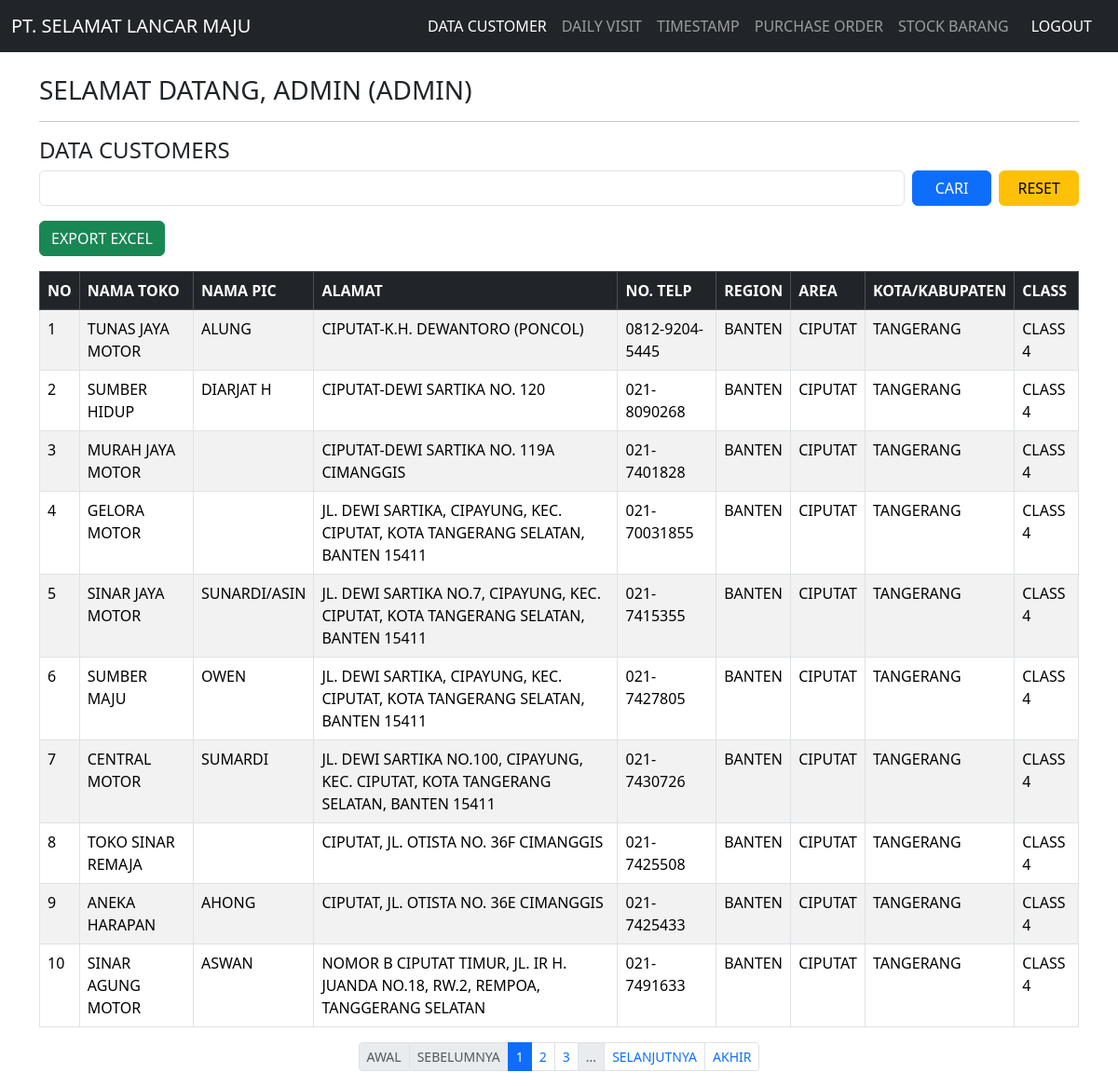
/customers.php (signed in), run on the app's committed database.
### tables this page shows
CREATE TABLE `customers` (
  `id` int(11) NOT NULL,
  `nama_toko` varchar(100) NOT NULL,
  `nama_pic` varchar(100) NOT NULL,
  `alamat` text NOT NULL,
  `no_telp` varchar(20) NOT NULL,
  `region` varchar(50) NOT NULL,
  `area` varchar(50) NOT NULL,
  `kota_kabupaten` varchar(100) NOT NULL,
  `class` enum('1','2','3','4','5','6') NOT NULL,
  `created_at` timestamp NOT NULL DEFAULT current_timestamp()
);

### customers.php (the view, shortened to what this page needs)
<?php
include 'config.php';
$username = $_SESSION['username'];
$role     = $_SESSION['role'];
$limit = 10;
$page = isset($_GET['page']) ? (int)$_GET['page'] : 1;
$offset = ($page - 1) * $limit;
$search = isset($_GET['search']) ? trim($_GET['search']) : '';
$where  = "";
$params = [];
$types  = "";
if ($where != "") {
    $stmt = $conn->prepare("SELECT COUNT(*) as total FROM customers $where");
    $stmt->bind_param($types, ...$params);
    $stmt->execute();
    $total_result = $stmt->get_result();
} else {
    $total_result = $conn->query("SELECT COUNT(*) as total FROM customers");
}
$total_data  = $total_result->fetch_assoc()['total'];
$total_pages = ceil($total_data / $limit);
if ($where != "") {
    $sql  = "SELECT * FROM customers $where ORDER BY id DESC LIMIT ? OFFSET ?";
    $stmt = $conn->prepare($sql);
    $params[] = $limit;
    $params[] = $offset;
    $types   .= "ii";
    $stmt->bind_param($types, ...$params);
    $stmt->execute();
    $result = $stmt->get_result();
} else {
    $stmt = $conn->prepare("SELECT * FROM customers ORDER BY id DESC LIMIT ? OFFSET ?");
    $stmt->bind_param("ii", $limit, $offset);
    $stmt->execute();
    $result = $stmt->get_result();
}
?>
<!DOCTYPE html>
<html lang="id">
<head>
  <link href="https://cdn.jsdelivr.net/npm/bootstrap@5.3.8/dist/css/bootstrap.min.css" rel="stylesheet">
</head>
<body>
  <nav class="navbar navbar-expand-lg navbar-dark bg-dark">
    <div class="container-fluid">
      <a class="navbar-brand" href="customers.php">PT. SELAMAT LANCAR MAJU</a>
      <div class="collapse navbar-collapse" id="navbarNav">
        <ul class="navbar-nav ms-auto">
            <li class="nav-item"><a class="nav-link active" href="customers.php">DATA CUSTOMER</a></li>
            <li class="nav-item"><a class="nav-link" href="daily_visit.php">DAILY VISIT</a></li>
            <li class="nav-item"><a class="nav-link" href="timestamp.php">TIMESTAMP</a></li>
            <li class="nav-item"><a class="nav-link" href="purchase_order.php">PURCHASE ORDER</a></li>
            <li class="nav-item"><a class="nav-link" href="#">STOCK BARANG</a></li>
            <li class="nav-item">
                <a class="nav-link text-white btn btn-sm btn-danger px-3" href="logout.php">LOGOUT</a>
            </li>
        </ul>
      </div>
    </div>
  </nav>
  <div class="container mt-4">
    <h3>SELAMAT DATANG, <?= $username ?> (<?= $role ?>)</h3>
    <hr>
    <h4 id="customers">DATA CUSTOMERS</h4>
    <form method="GET" class="row g-2 mb-3">
        <div class="col-md-10">
            <input type="text" name="search" value="<?= htmlspecialchars($search) ?>" class="form-control" style="text-transform: uppercase;">
        </div>
        <div class="col">
            <button type="submit" class="btn btn-primary w-100">CARI</button>
        </div>
        <div class="col">
            <a href="customers.php" class="btn btn-warning w-100">RESET</a>
        </div>
      </form>
      <div class="col">
          <a href="customers.php?export=excel&search=<?= urlencode($search) ?>" class="btn btn-success">EXPORT EXCEL</a>
      </div>
    <div class="table-responsive">
      <table class="table table-bordered table-striped mt-3">
        <thead class="table-dark">
          <tr>
            <th>NO</th>
            <th>NAMA TOKO</th>
            <th>NAMA PIC</th>
            <th>ALAMAT</th>
            <th>NO. TELP</th>
            <th>REGION</th>
            <th>AREA</th>
            <th>KOTA/KABUPATEN</th>
            <th>CLASS</th>
          </tr>
        </thead>
        <tbody>
          <?php
          if ($result->num_rows > 0):
              $no = $offset + 1;
              while($row = $result->fetch_assoc()): ?>
              <tr>
                <td><?= $no++ ?></td>
                <td><?= $row['nama_toko'] ?></td>
                <td><?= $row['nama_pic'] ?></td>
                <td><?= $row['alamat'] ?></td>
                <td><?= $row['no_telp'] ?></td>
                <td><?= $row['region'] ?></td>
                <td><?= $row['area'] ?></td>
                <td><?= $row['kota_kabupaten'] ?></td>
                <td>CLASS <?= $row['class'] ?></td>
              </tr>
          <?php
              endwhile;
          else: ?>
            <tr>
              <td colspan="9" class="text-center">TIDAK ADA DATA.</td>
            </tr>
          <?php endif; ?>
        </tbody>
      </table>
    </div>
    <nav aria-label="Page navigation">
      <ul class="pagination pagination-sm justify-content-center flex-wrap">
        <li class="page-item <?= ($page <= 1) ? 'disabled' : '' ?>">
          <a class="page-link" href="?page=1<?= ($search ? "&search=" . urlencode($search) : "") ?>">AWAL</a>
        </li>
        <li class="page-item <?= ($page <= 1) ? 'disabled' : '' ?>">
          <a class="page-link" href="?page=<?= $page - 1 ?><?= ($search ? "&search=" . urlencode($search) : "") ?>">SEBELUMNYA</a>
        </li>
        <?php
        $range = 2;
        $start = max(1, $page - $range);
        $end   = min($total_pages, $page + $range);
        for ($i = $start; $i <= $end; $i++): ?>
          <li class="page-item <?= ($i == $page) ? 'active' : '' ?>">
            <a class="page-link" href="?page=<?= $i ?><?= ($search ? "&search=" . urlencode($search) : "") ?>"><?= $i ?></a>
          </li>
        <?php endfor;
        if ($end < $total_pages) {
            echo '<li class="page-item disabled"><span class="page-link">...</span></li>';
        }
        ?>
        <li class="page-item <?= ($page >= $total_pages) ? 'disabled' : '' ?>">
          <a class="page-link" href="?page=<?= $page + 1 ?><?= ($search ? "&search=" . urlencode($search) : "") ?>">SELANJUTNYA</a>
        </li>
        <li class="page-item <?= ($page >= $total_pages) ? 'disabled' : '' ?>">
          <a class="page-link" href="?page=<?= $total_pages ?><?= ($search ? "&search=" . urlencode($search) : "") ?>">AKHIR</a>
        </li>
      </ul>
    </nav>
  </div>
</body>
</html>

### data on the page
customers: nama_toko "TUNAS JAYA MOTOR", nama_pic "ALUNG", alamat "CIPUTAT-K.H. DEWANTORO (PONCOL)", no_telp "0812-9204-5445", region "BANTEN", area "CIPUTAT", kota_kabupaten "TANGERANG", class "4"
customers: nama_toko "SUMBER HIDUP", nama_pic "DIARJAT H", alamat "CIPUTAT-DEWI SARTIKA NO. 120", no_telp "021-8090268", region "BANTEN", area "CIPUTAT", kota_kabupaten "TANGERANG", class "4"
customers: nama_toko "MURAH JAYA MOTOR", alamat "CIPUTAT-DEWI SARTIKA NO. 119A CIMANGGIS", no_telp "021-7401828", region "BANTEN", area "CIPUTAT", kota_kabupaten "TANGERANG", class "4"
customers: nama_toko "GELORA MOTOR", alamat "JL. DEWI SARTIKA, CIPAYUNG, KEC. CIPUTAT, KOTA TANGERANG SELATAN, BANTEN 15411", no_telp "021-70031855", region "BANTEN", area "CIPUTAT", kota_kabupaten "TANGERANG", class "4"
customers: nama_toko "SINAR JAYA MOTOR", nama_pic "SUNARDI/ASIN", alamat "JL. DEWI SARTIKA NO.7, CIPAYUNG, KEC. CIPUTAT, KOTA TANGERANG SELATAN, BANTEN 15411", no_telp "021-7415355", region "BANTEN", area "CIPUTAT", kota_kabupaten "TANGERANG", class "4"
customers: nama_toko "SUMBER MAJU", nama_pic "OWEN", alamat "JL. DEWI SARTIKA, CIPAYUNG, KEC. CIPUTAT, KOTA TANGERANG SELATAN, BANTEN 15411", no_telp "021-7427805", region "BANTEN", area "CIPUTAT", kota_kabupaten "TANGERANG", class "4"
customers: nama_toko "CENTRAL MOTOR", nama_pic "SUMARDI", alamat "JL. DEWI SARTIKA NO.100, CIPAYUNG, KEC. CIPUTAT, KOTA TANGERANG SELATAN, BANTEN 15411", no_telp "021-7430726", region "BANTEN", area "CIPUTAT", kota_kabupaten "TANGERANG", class "4"
customers: nama_toko "TOKO SINAR REMAJA", alamat "CIPUTAT, JL. OTISTA NO. 36F CIMANGGIS", no_telp "021-7425508", region "BANTEN", area "CIPUTAT", kota_kabupaten "TANGERANG", class "4"
customers: nama_toko "ANEKA HARAPAN", nama_pic "AHONG", alamat "CIPUTAT, JL. OTISTA NO. 36E CIMANGGIS", no_telp "021-7425433", region "BANTEN", area "CIPUTAT", kota_kabupaten "TANGERANG", class "4"
customers: nama_toko "SINAR AGUNG MOTOR", nama_pic "ASWAN", alamat "NOMOR B CIPUTAT TIMUR, JL. IR H. JUANDA NO.18, RW.2, REMPOA, TANGGERANG SELATAN", no_telp "021-7491633", region "BANTEN", area "CIPUTAT", kota_kabupaten "TANGERANG", class "4"

### other printed values
$username "ADMIN"
$role "ADMIN"
